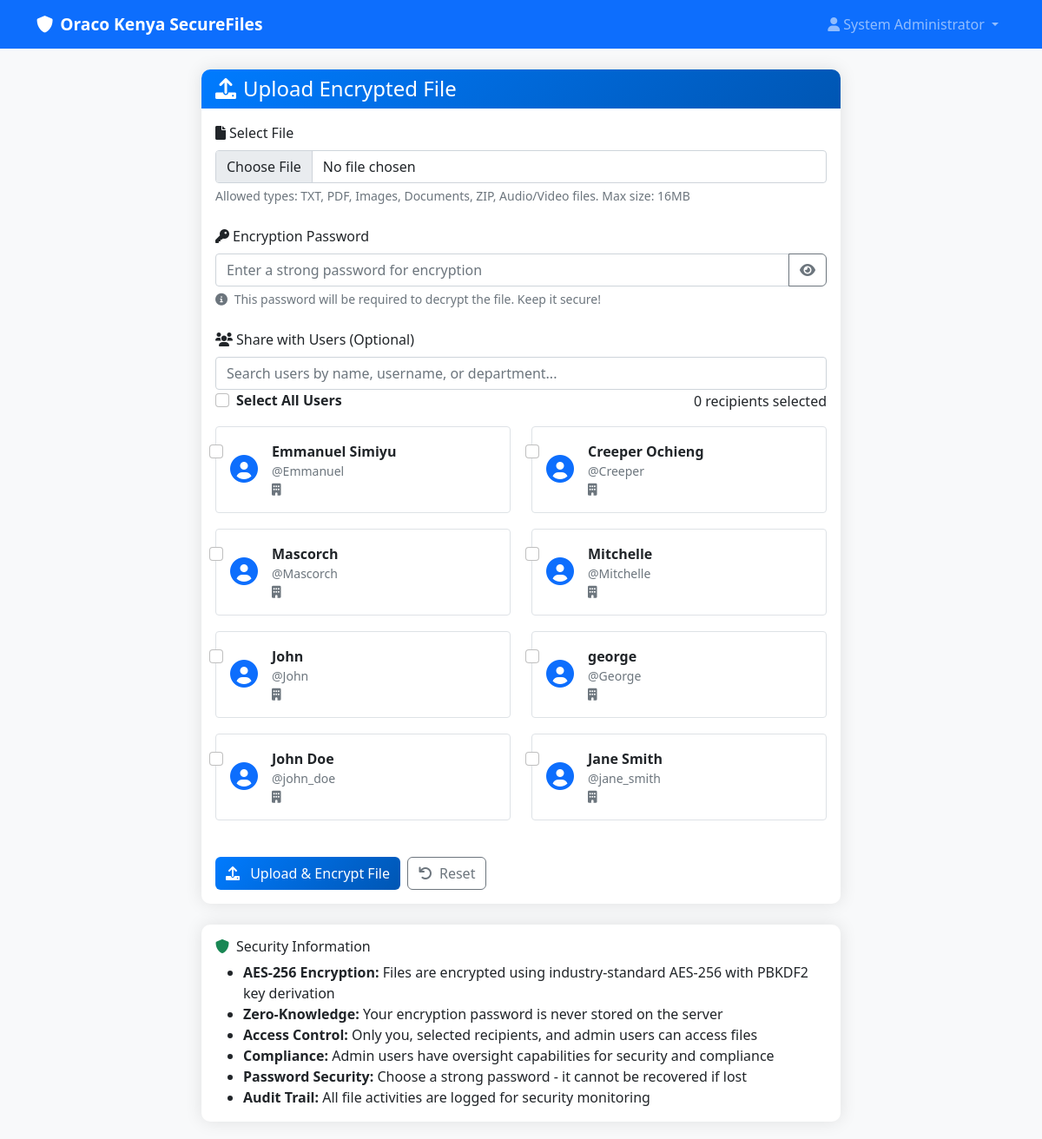
Screenshot of /upload (signed in) with the database file from the repository.
### tables this page shows
CREATE TABLE users (
        id INTEGER PRIMARY KEY AUTOINCREMENT,
        username TEXT UNIQUE NOT NULL,
        email TEXT UNIQUE NOT NULL,
        password_hash TEXT NOT NULL,
        full_name TEXT NOT NULL,
        department TEXT NOT NULL,
        role TEXT DEFAULT 'user',
        is_active INTEGER DEFAULT 1,
        created_at TIMESTAMP DEFAULT CURRENT_TIMESTAMP,
        last_login TIMESTAMP,
        reset_token TEXT,
        reset_token_expires TIMESTAMP
    );

### app.py (the view)
    def decorated_function(*args, **kwargs):
        if 'user_id' not in session:
            return redirect(url_for('login'))
        return f(*args, **kwargs)

### app.py (called while the page is built, shortened)
def require_login(f):
    def decorated_function(*args, **kwargs):
        if 'user_id' not in session:
            return redirect(url_for('login'))
        return f(*args, **kwargs)
    decorated_function.__name__ = f.__name__
    return decorated_function

@app.route('/upload', methods=['GET', 'POST'])
@require_login
def upload_file():
    conn = sqlite3.connect('oraco_system.db')
    c = conn.cursor()
    c.execute('SELECT id, username, full_name FROM users WHERE is_active = 1 AND id != ?',
             (session['user_id'],))
    users = c.fetchall()
    conn.close()
    return render_template('upload.html', users=users)

### templates/upload.html (shortened to what this page needs)
{% extends "base.html" %}
{% block content %}
<div class="row justify-content-center">
    <div class="col-md-8">
        <div class="card">
            <div class="card-header">
                <h4 class="mb-0">
                    {% if is_sharing %}
                        <i class="fas fa-share me-2"></i>Share File: {{ filename }}
                    {% else %}
                        <i class="fas fa-upload me-2"></i>Upload Encrypted File
                    {% endif %}
                </h4>
            </div>
            <div class="card-body">
                {% if is_sharing %}
                <form method="POST" action="{{ url_for('share_file', file_id=file_id) }}">
                {% else %}
                <form method="POST" action="{{ url_for('upload_file') }}" enctype="multipart/form-data">
                {% endif %}
                    {% if not is_sharing %}
                    <div class="mb-4">
                        <label for="file" class="form-label">
                            <i class="fas fa-file me-1"></i>Select File
                        </label>
                        <input type="file" class="form-control" id="file" name="file" required
                               accept=".txt,.pdf,.png,.jpg,.jpeg,.gif,.doc,.docx,.xls,.xlsx,.zip,.mp4,.mp3">
                        <div class="form-text">
                            Allowed types: TXT, PDF, Images, Documents, ZIP, Audio/Video files. Max size: 16MB
                        </div>
                    </div>
                    <div class="mb-4">
                        <label for="password" class="form-label">
                            <i class="fas fa-key me-1"></i>Encryption Password
                        </label>
                        <div class="input-group">
                            <input type="password" class="form-control" id="password" name="password"
                                   required placeholder="Enter a strong password for encryption">
                            <button class="btn btn-outline-secondary" type="button" onclick="togglePassword('password')">
                                <i class="fas fa-eye" id="toggleIcon1"></i>
                            </button>
                        </div>
                        <div class="form-text">
                            <i class="fas fa-info-circle me-1"></i>
                            This password will be required to decrypt the file. Keep it secure!
                        </div>
                    </div>
                    {% endif %}
                    <div class="mb-4">
                        <label class="form-label">
                            <i class="fas fa-users me-1"></i>Share with Users {% if not is_sharing %}(Optional){% endif %}
                        </label>
                        {% if users %}
                        <div class="user-search">
                            <input type="text" class="form-control" id="userSearch"
                                   placeholder="Search users by name, username, or department...">
                        </div>
                        <div class="d-flex justify-content-between align-items-center mb-3">
                            <div class="form-check">
                                <input class="form-check-input" type="checkbox" id="selectAll">
                                <label class="form-check-label fw-bold" for="selectAll">
                                    Select All Users
                                </label>
                            </div>
                            <div class="sharing-summary">
                                <span class="recipient-count" id="recipientCount">0</span> recipients selected
                            </div>
                        </div>
                        <div class="recipient-selection-container">
                            <div class="row">
                                {% for user in users %}
                                <div class="col-md-6 mb-3">
                                    <div class="form-check user-selection-card p-3 border rounded">
                                        <input class="form-check-input user-checkbox" type="checkbox"
                                               name="shared_with" value="{{ user[0] }}" id="user{{ user[0] }}"
                                               {% if is_sharing and user[0]|string in current_shares %}checked{% endif %}>
                                        <label class="form-check-label w-100" for="user{{ user[0] }}">
                                            <div class="d-flex align-items-center">
                                                <div class="me-3">
                                                    <div class="user-avatar">
                                                        <i class="fas fa-user-circle fa-2x text-primary"></i>
                                                    </div>
                                                </div>
                                                <div class="flex-grow-1">
                                                    <div class="fw-bold text-dark">{{ user[2] }}</div>
                                                    <div class="text-muted small">@{{ user[1] }}</div>
                                                    <div class="text-muted small">
                                                        <i class="fas fa-building me-1"></i>{{ user[3] }}
                                                    </div>
                                                </div>
                                            </div>
                                        </label>
                                    </div>
                                </div>
                                {% endfor %}
                            </div>
                        </div>
                        {% else %}
                        <div class="alert alert-info">
                            <i class="fas fa-info-circle me-2"></i>
                            No other users available for sharing. Contact your administrator to add more users to the system.
                        </div>
                        {% endif %}
                    </div>
                    <div class="d-flex gap-2">
                        {% if is_sharing %}
                        <button type="submit" class="btn btn-success">
                            <i class="fas fa-share me-2"></i>Update Sharing
                        </button>
                        <a href="{{ url_for('dashboard') }}" class="btn btn-secondary">
                            <i class="fas fa-arrow-left me-2"></i>Back to Dashboard
                        </a>
                        {% else %}
                        <button type="submit" class="btn btn-primary" id="uploadBtn">
                            <i class="fas fa-upload me-2"></i>
                            <span id="uploadText">Upload & Encrypt File</span>
                        </button>
                        <button type="reset" class="btn btn-outline-secondary">
                            <i class="fas fa-undo me-2"></i>Reset
                        </button>
                        {% endif %}
                    </div>
                </form>
            </div>
        </div>
        <div class="card mt-4">
            <div class="card-body">
                <h6 class="card-title">
                    <i class="fas fa-shield-alt text-success me-2"></i>Security Information
                </h6>
                <ul class="mb-0">
                    <li><strong>AES-256 Encryption:</strong> Files are encrypted using industry-standard AES-256 with PBKDF2 key derivation</li>
                    <li><strong>Zero-Knowledge:</strong> Your encryption password is never stored on the server</li>
                    <li><strong>Access Control:</strong> Only you, selected recipients, and admin users can access files</li>
                    <li><strong>Compliance:</strong> Admin users have oversight capabilities for security and compliance</li>
                    {% if not is_sharing %}
                    <li><strong>Password Security:</strong> Choose a strong password - it cannot be recovered if lost</li>
                    {% endif %}
                    <li><strong>Audit Trail:</strong> All file activities are logged for security monitoring</li>
                </ul>
            </div>
        </div>
    </div>
</div>
{% endblock %}

### static/css/style.css (style rules this page uses)
body { background-color: #f8f9fa; font-family: 'Segoe UI', Tahoma, Geneva, Verdana, sans-serif; }
.card { border: none; border-radius: 10px; box-shadow: 0 0 20px rgba(0, 0, 0, 0.1); margin-bottom: 20px; }
.card-header { background: linear-gradient(135deg, #007bff, #0056b3); color: white; border-radius: 10px 10px 0 0 !important; border: none; }
.btn { border-radius: 6px; font-weight: 500; }
.btn-primary { background: linear-gradient(135deg, #007bff, #0056b3); border: none; }

### rows the page displays
users: full_name "Emmanuel Simiyu", username "Emmanuel"
users: full_name "Creeper Ochieng", username "Creeper"
users: full_name "Mascorch", username "Mascorch"
users: full_name "Mitchelle", username "Mitchelle"
users: full_name "John", username "John"
users: full_name "george", username "George"
users: full_name "John Doe", username "john_doe"
users: full_name "Jane Smith", username "jane_smith"

### other values shown
{{ session.full_name }} "System Administrator"
